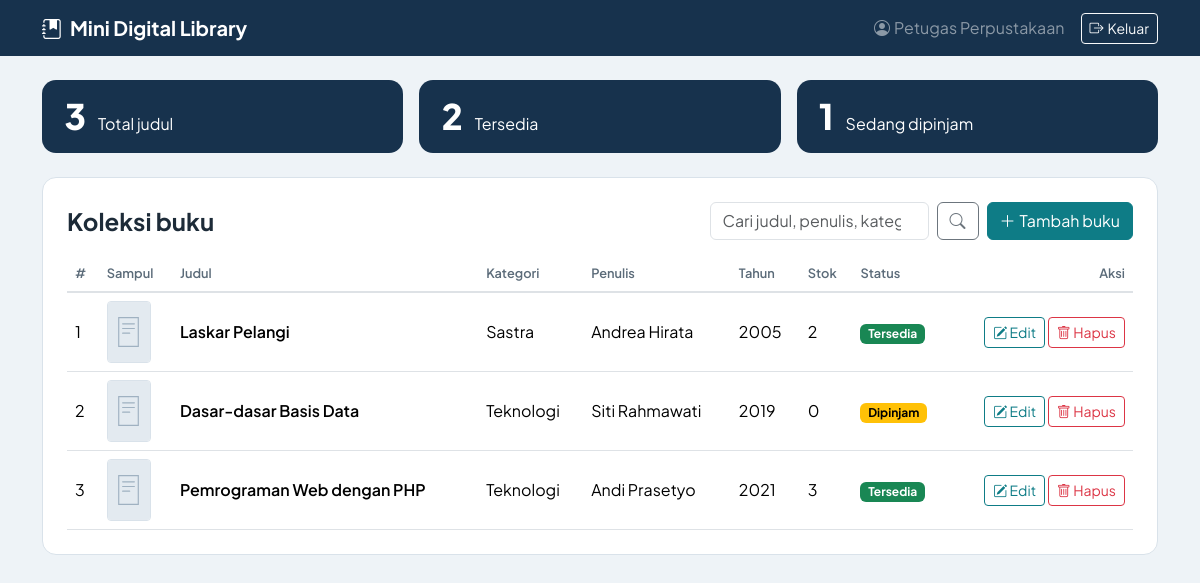
/dashboard.php (signed in), run on the app's committed database.
### tables this page shows
CREATE TABLE buku (
    id INT UNSIGNED AUTO_INCREMENT PRIMARY KEY,
    judul VARCHAR(150) NOT NULL,
    kategori VARCHAR(50) NOT NULL,
    penulis VARCHAR(100) NOT NULL,
    tahun_terbit SMALLINT UNSIGNED NOT NULL,
    stok INT UNSIGNED NOT NULL DEFAULT 0,
    sampul VARCHAR(255) DEFAULT NULL,
    created_at TIMESTAMP DEFAULT CURRENT_TIMESTAMP,
    updated_at TIMESTAMP DEFAULT CURRENT_TIMESTAMP ON UPDATE CURRENT_TIMESTAMP
);

### config/helpers.php (called while the page is built, shortened)
<?php
function e($teks) {
    return htmlspecialchars((string)$teks, ENT_QUOTES, 'UTF-8');
}
function label_status($stok) {
    if ($stok > 0) {
        return ['label' => 'Tersedia', 'kelas' => 'text-bg-success'];
    } else {
        return ['label' => 'Dipinjam', 'kelas' => 'text-bg-warning'];
    }
}

### dashboard.php (the view, shortened to what this page needs)
<?php
require __DIR__ . '/config/koneksi.php';
require __DIR__ . '/config/helpers.php';
$cari = trim($_GET['q'] ?? '');
$ringkas = $conn->query('SELECT COUNT(*) AS total, SUM(stok > 0) AS tersedia, SUM(stok = 0) AS dipinjam FROM buku')->fetch_assoc();
if ($cari !== '') {
    $like = '%' . $cari . '%';
    $stmt = $conn->prepare('SELECT * FROM buku WHERE judul LIKE ? OR penulis LIKE ? OR kategori LIKE ? ORDER BY id DESC');
    $stmt->bind_param('sss', $like, $like, $like);
    $stmt->execute();
    $hasil = $stmt->get_result();
} else {
    $hasil = $conn->query('SELECT * FROM buku ORDER BY id DESC');
}
require __DIR__ . '/includes/header.php';
?>
<div class="row g-3 mb-4">
    <div class="col-12 col-md-4"><div class="stat"><span class="stat-num"><?= (int)$ringkas['total'] ?></span><span>Total judul</span></div></div>
    <div class="col-6 col-md-4"><div class="stat"><span class="stat-num"><?= (int)$ringkas['tersedia'] ?></span><span>Tersedia</span></div></div>
    <div class="col-6 col-md-4"><div class="stat"><span class="stat-num"><?= (int)$ringkas['dipinjam'] ?></span><span>Sedang dipinjam</span></div></div>
</div>
<div class="panel">
    <div class="d-flex flex-wrap gap-2 justify-content-between align-items-center mb-3">
        <h1 class="h4 fw-bold mb-0">Koleksi buku</h1>
        <div class="d-flex gap-2">
            <form method="get" class="d-flex gap-2" role="search">
                <input type="search" class="form-control" name="q" placeholder="Cari judul, penulis, kategori" value="<?= e($cari) ?>">
                <button class="btn btn-outline-secondary" aria-label="Cari"><i class="bi bi-search"></i></button>
            </form>
            <a href="tambah_buku.php" class="btn btn-primary text-nowrap"><i class="bi bi-plus-lg me-1"></i>Tambah buku</a>
        </div>
    </div>
    <div class="table-responsive">
        <table class="table align-middle mb-0">
            <thead>
                <tr><th>#</th><th>Sampul</th><th>Judul</th><th>Kategori</th><th>Penulis</th><th>Tahun</th><th>Stok</th><th>Status</th><th class="text-end">Aksi</th></tr>
            </thead>
            <tbody>
            <?php $no = 1; while ($b = $hasil->fetch_assoc()): $st = label_status((int)$b['stok']); ?>
                <tr>
                    <td><?= $no++ ?></td>
                    <td><img class="cover-thumb" alt="Sampul <?= e($b['judul']) ?>"
                             src="<?= $b['sampul'] ? 'uploads/' . e($b['sampul']) : 'assets/no-cover.svg' ?>"></td>
                    <td class="fw-semibold"><?= e($b['judul']) ?></td>
                    <td><?= e($b['kategori']) ?></td>
                    <td><?= e($b['penulis']) ?></td>
                    <td><?= (int)$b['tahun_terbit'] ?></td>
                    <td><?= (int)$b['stok'] ?></td>
                    <td><span class="badge <?= $st['kelas'] ?>"><?= $st['label'] ?></span></td>
                    <td class="text-end text-nowrap">
                        <a href="edit_buku.php?id=<?= (int)$b['id'] ?>" class="btn btn-sm btn-outline-primary"><i class="bi bi-pencil-square"></i> Edit</a>
                        <form action="hapus_buku.php" method="post" class="d-inline form-hapus" data-judul="<?= e($b['judul']) ?>">
                            <button class="btn btn-sm btn-outline-danger"><i class="bi bi-trash"></i> Hapus</button>
                        </form>
                    </td>
                </tr>
            <?php endwhile; ?>
            </tbody>
        </table>
    </div>
</div>
<?php require __DIR__ . '/includes/footer.php'; ?>

### includes/header.php (shortened to what this page needs)
<!DOCTYPE html>
<html lang="id">
<head>
    <link href="https://cdn.jsdelivr.net/npm/bootstrap@5.3.3/dist/css/bootstrap.min.css" rel="stylesheet">
    <link href="https://cdn.jsdelivr.net/npm/bootstrap-icons@1.11.3/font/bootstrap-icons.min.css" rel="stylesheet">
    <link href="assets/style.css" rel="stylesheet">
</head>
<body>
<nav class="navbar navbar-expand navbar-dark app-nav">
    <div class="container">
        <a class="navbar-brand fw-bold" href="dashboard.php"><i class="bi bi-journal-bookmark-fill me-2"></i>Mini Digital Library</a>
        <div class="ms-auto d-flex align-items-center gap-3">
            <span class="text-white-50 d-none d-sm-inline"><i class="bi bi-person-circle me-1"></i><?= e($_SESSION['nama'] ?? '') ?></span>
            <a class="btn btn-sm btn-outline-light" href="logout.php"><i class="bi bi-box-arrow-right me-1"></i>Keluar</a>
        </div>
    </div>
</nav>
<main class="container py-4">

### includes/footer.php (shortened to what this page needs)
</main>
</body>
</html>

### assets/style.css (style rules this page uses)
:root { --ink: #17324d; --ink-2: #0f2236; --teal: #0e7c86; --teal-dark: #0a5f67; --mist: #eef3f7; --line: #d9e2ea; }
body { font-family: 'Plus Jakarta Sans', system-ui, sans-serif; background: var(--mist); color: #1d2b38; }
.app-nav { background: var(--ink); }
.btn-primary { --bs-btn-bg: var(--teal); --bs-btn-border-color: var(--teal); --bs-btn-hover-bg: var(--teal-dark); --bs-btn-hover-border-color: var(--teal-dark); --bs-btn-active-bg: var(--teal-dark); --bs-btn-active-border-color: var(--teal-dark); }
.btn-outline-primary { --bs-btn-color: var(--teal); --bs-btn-border-color: var(--teal); --bs-btn-hover-bg: var(--teal); --bs-btn-hover-border-color: var(--teal); }
a { color: var(--teal); }
.panel { background: #fff; border: 1px solid var(--line); border-radius: 14px; padding: 1.5rem; }
.table thead th { font-size: .8rem; color: #5b6b79; font-weight: 600; border-bottom-width: 2px; }
.stat { background: var(--ink); color: #fff; border-radius: 14px; padding: 1.1rem 1.4rem; display: flex; align-items: baseline; gap: .75rem; }
.stat-num { font-size: 2.2rem; font-weight: 800; line-height: 1; }
.cover-thumb { width: 44px; height: 62px; object-fit: cover; border-radius: 4px; border: 1px solid var(--line); background: #fff; }

### data on the page
buku: judul "Laskar Pelangi", kategori "Sastra", penulis "Andrea Hirata", tahun_terbit "2005", stok "2", stok "Tersedia"
buku: judul "Dasar-dasar Basis Data", kategori "Teknologi", penulis "Siti Rahmawati", tahun_terbit "2019", stok "0", stok "Dipinjam"
buku: judul "Pemrograman Web dengan PHP", kategori "Teknologi", penulis "Andi Prasetyo", tahun_terbit "2021", stok "3", stok "Tersedia"

### other printed values
$_SESSION['nama'] "Petugas Perpustakaan"
$ringkas['total'] "3"
$ringkas['tersedia'] "2"
$ringkas['dipinjam'] "1"
